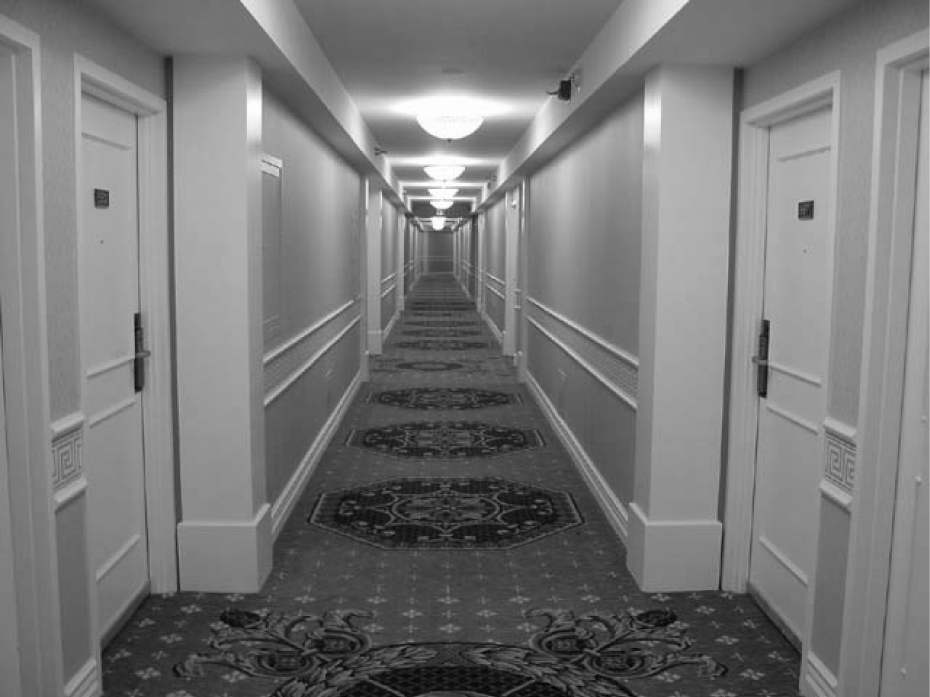
%> input picture Week3/corridor.png, 930 x 697 px
$ octave test_hough.m   (GNU Octave 9; MATLAB toolbox functions it lacks are replaced by stand-ins)
%> lines starting %> are read from the running program, lines starting %| are printed output that depends on the picture
clear all
close all

i=imread('corridor.png');
%> i is the input picture: size 697x930x3 uint8; min 1, max 255, mean 120.4
ig=double(rgb2gray(i));

figure(1)
imshow(ig,[min(min(ig)) max(max(ig))])

h1=fspecial('sobel');
h2=h1';
igh=imfilter(ig,h1);
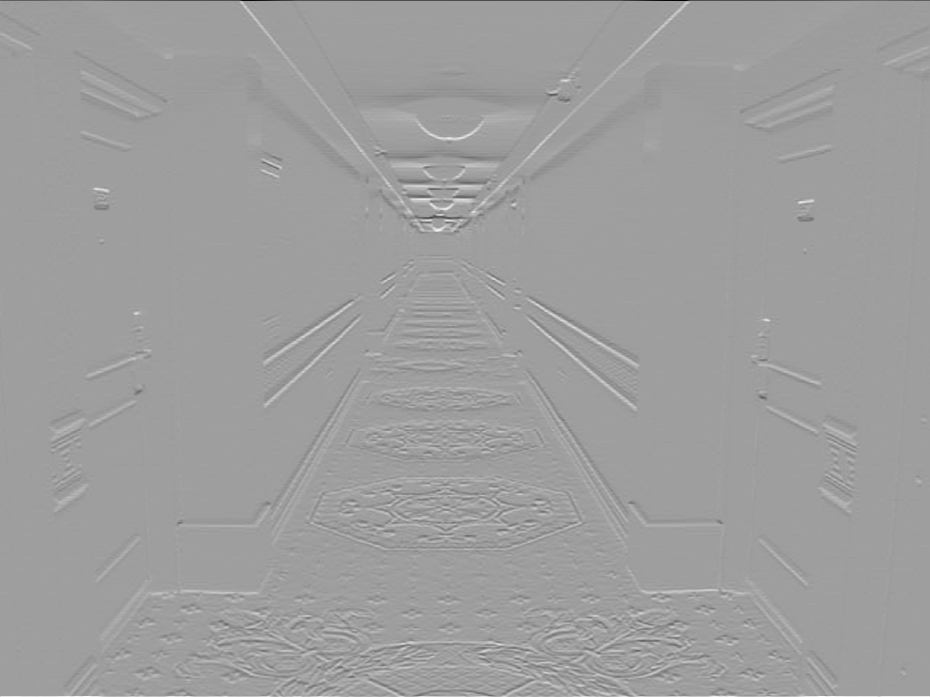
%> igh: size 697x930 double; min -930, max 568, mean 0.3; drawn with min black and max white
igv=imfilter(ig,h2);
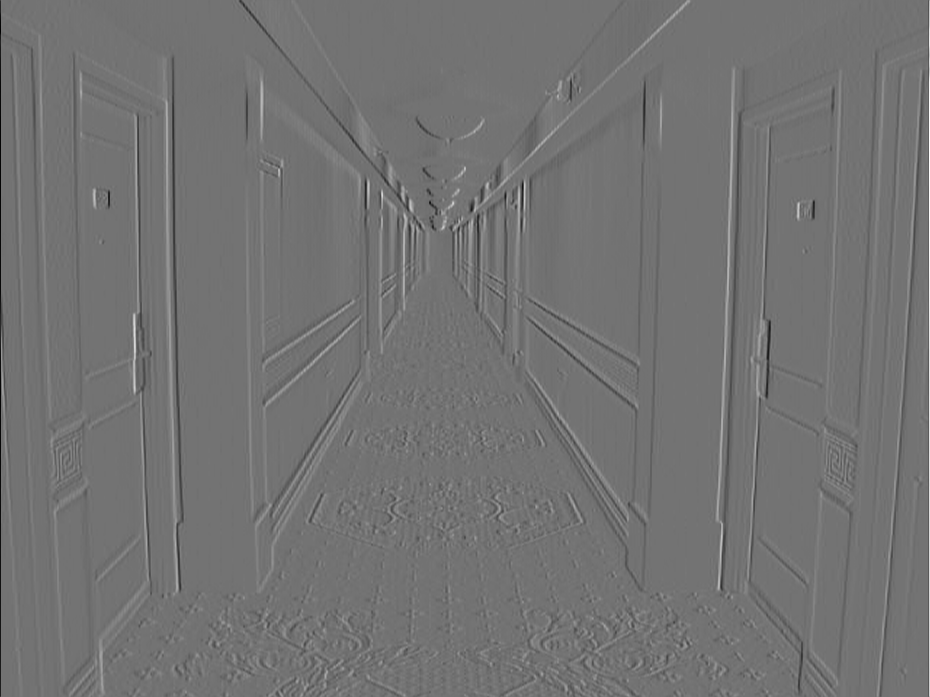
%> igv: size 697x930 double; min -588, max 715, mean -0.2; drawn with min black and max white
igs=abs(igh)+abs(igv);
figure(2)
imshow(igs,[min(min(igs)) max(max(igs))])

igsT=igs>170;
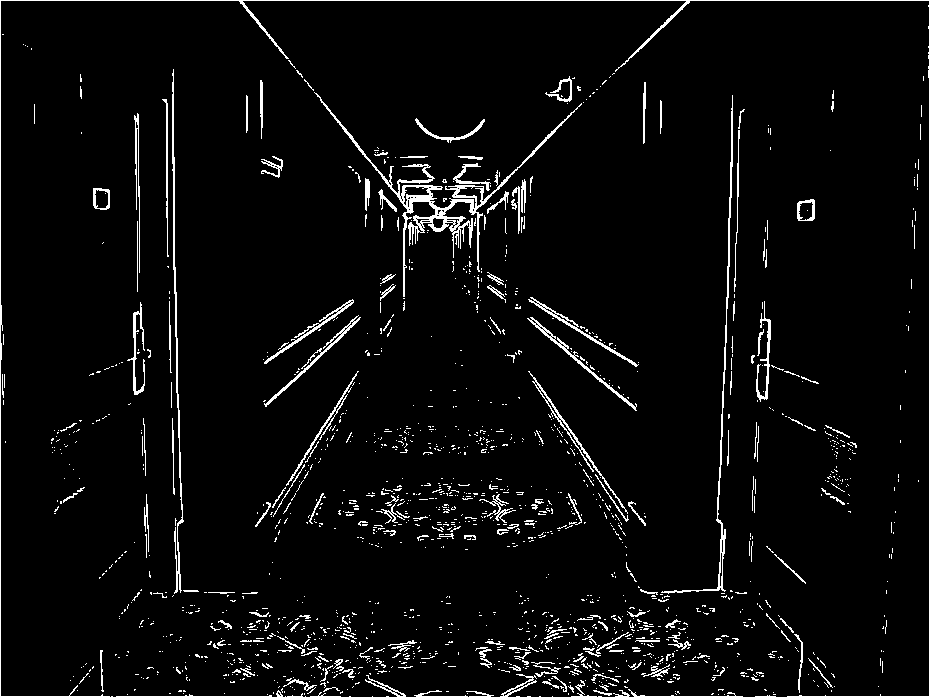
%> igsT: size 697x930 logical; 4.3% white in thin lines or dots
figure(3)
imshow(igsT)
igsT = igsT(5:end-5,5:end-5);
%> igsT: size 688x921 logical; 3.8% white in thin lines or dots
[H,theta,rho] = hough(igsT);
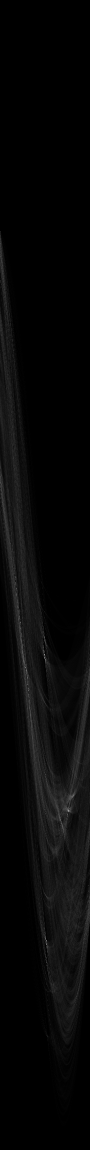
%> H: size 2299x180 double (shown at 1/2 size); min 0, max 358, mean 10.5; drawn with min black and max white
%> theta = 180 values from -90 to 89; rho = 2299 values from -1149 to 1149
% [21 lines of commented-out code are left out]

figure(8)
%imshow(theta,rho,H,[],'InitialMagnification','fit')
 imshow(imadjust(mat2gray(H)),'XData',theta,'YData',rho,...
      'InitialMagnification','fit');
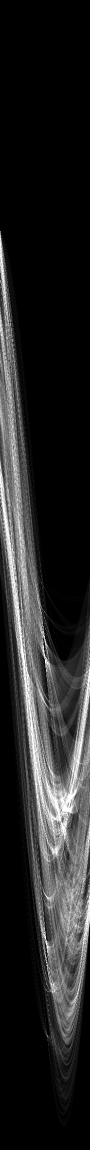
%> displayed picture: size 2299x180, on the screen's scale of 0 to 255 (shown at 1/2 size); min 0, max 255, mean 37.2
  xlabel('\theta'), ylabel('\rho');
axis on, axis normal;
colormap(hot)

p = houghpeaks(H,5);
%> p = [1882 93; 1316 90; 1623 137; 1336 52; 1306 46]
hold on
plot(theta(p(:,2)),rho(p(:,1)),'linestyle','none','marker','s','color','w');
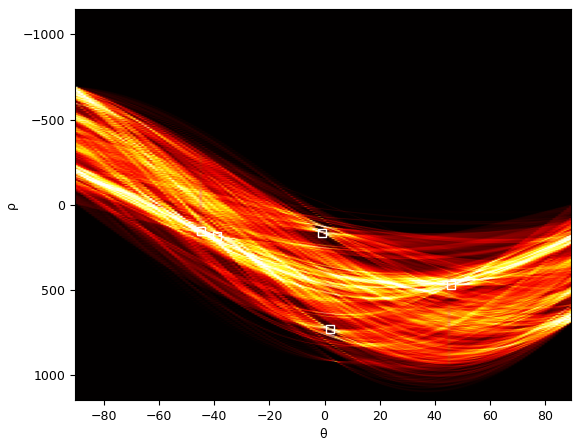
%> figure redrawn from the program's plot data

lines = houghlines(igsT,theta,rho,p);
%> lines = 9 lines; longest, point1 to point2 (x, y): (169, 86) to (174, 404), (240, 1) to (421, 224), (682, 1) to (519, 159), (371, 151) to (457, 237), (355, 316) to (291, 378), (554, 334) to (610, 389)
figure(9)
imshow(igsT,[]);hold all;
for k = 1:length(lines)
    xy = [lines(k).point1 ; lines(k).point2];
    plot(xy(:,2),xy(:,1),'r');
end
%> this loop made 9 passes
%> xy on passes 1 to 9: [169 86; 174 404], [682 1; 519 159], [478 198; 448 227], [408 265; 377 296], [355 316; 291 378], [240 1; 421 224], [371 151; 457 237], [554 334; 610 389], [763 543; 799 578]
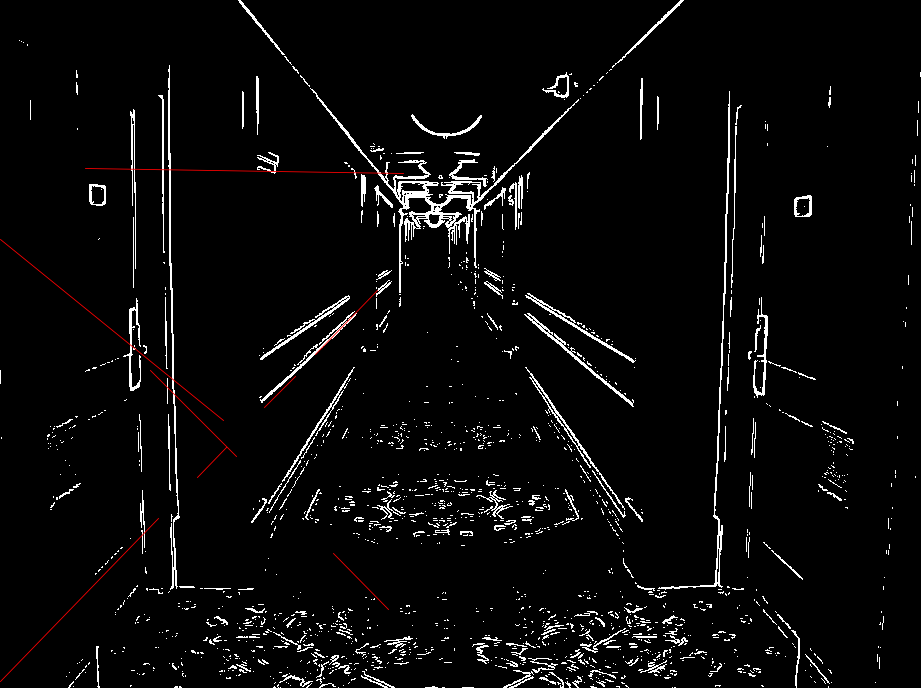
%> figure redrawn from the program's plot data

$ run again, with Week3/coins2.jpg saved as Week3/corridor.png
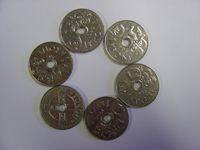
%> input picture Week3/coins2.jpg, 200 x 150 px
%> i is the input picture: size 150x200x3 uint8; mean R, G, B 133.6, 130.9, 132.5
%> theta = 180 values from -90 to 89; rho = 475 values from -237 to 237
%> p = [295 46; 278 179; 208 46; 201 2; 310 162]
%> `plot(theta(p(:,2)),rho(p(:,1)),'linestyle','none','marker','s','color'..`:
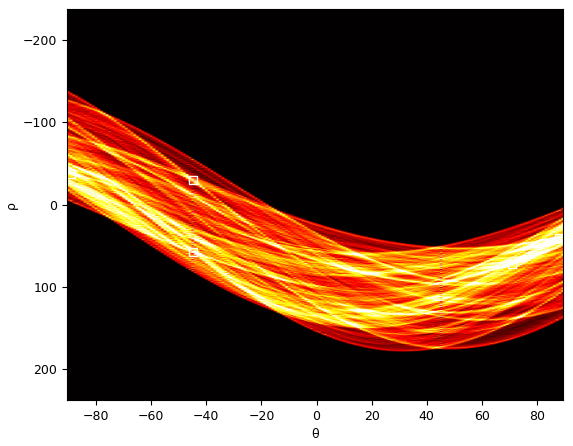
%> figure redrawn from the program's plot data
%> lines = 4 lines; point1 to point2 (x, y): (142, 29) to (26, 69), (39, 39) to (145, 41), (85, 5) to (155, 75), (25, 67) to (94, 136)
%> the loop `for k = 1:length(lines)` made 4 passes
%> xy on passes 1 to 4: [85 5; 155 75], [25 67; 94 136], [39 39; 145 41], [142 29; 26 69]
%> after the loop `for k = 1:length(lines)`:
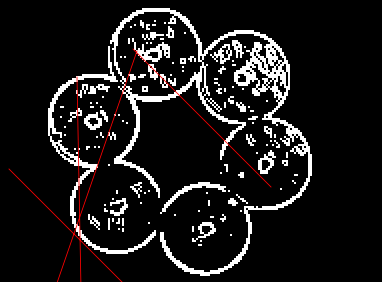
%> figure redrawn from the program's plot data; shown 2 times larger
